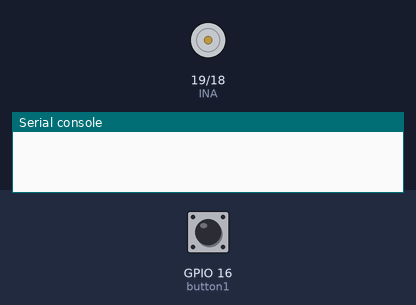
This program was run on a simulated ESP32 board running MicroPython. Shown: motor-driver pin pairs drawn as motors (green arrow = first pin HIGH = forward, orange = second pin HIGH = backward, longer = more drive), the last lines printed to the serial console. Inputs (shaded band) come from the test bench; at power-on: GPIO 16 (button1) HIGH.

Above: at 1.2 s.
1.3 s: GPIO 16 (button1) pulled LOW for 0.15 s
At 2.6 s:
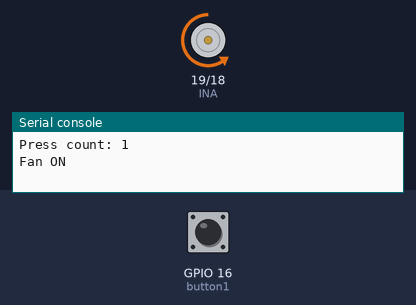
2.9 s: GPIO 16 (button1) pulled LOW for 1 s
At 4.8 s:
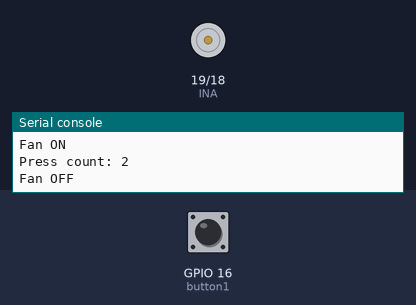
5.4 s: GPIO 16 (button1) pulled LOW for 3.2 s
At 9.5 s:
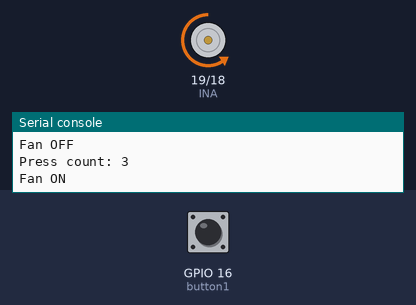
Timing chart, 0 to 11.0 s (numbered marks = the images above; inputs shaded):
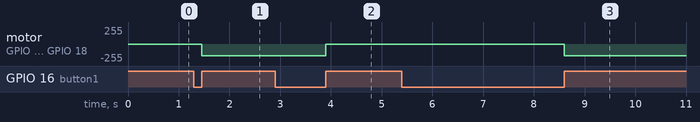

Measured:
- after the input at 1.3 s, motor on GPIO 19 (INA) / GPIO 18 (INB): stopped → backward 174/255 after 0.15 s
- after the input at 2.9 s, motor on GPIO 19 (INA) / GPIO 18 (INB): backward 174/255 → stopped after 1.0 s
- after the input at 5.4 s, motor on GPIO 19 (INA) / GPIO 18 (INB): stopped → backward 174/255 after 3.2 s

The program:

fan_button_control.py
```python
"""
Project 7.2 — Button-Controlled Fan
=====================================
Press Button 1 to start the fan, press again to stop.

Pins:
  Fan Motor INA = GPIO 19
  Fan Motor INB = GPIO 18
  Button 1 = GPIO 16
"""

from machine import Pin, PWM
import time

# Set up motor pins with 10kHz PWM
INA = PWM(Pin(19, Pin.OUT), 10000)
INB = PWM(Pin(18, Pin.OUT), 10000)

# Set up button
button1 = Pin(16, Pin.IN, Pin.PULL_UP)

count = 0

try:
    while True:
        btn_val1 = button1.value()

        if btn_val1 == 0:  # Button pressed
            time.sleep(0.01)  # Debounce

            # Wait for button release
            while btn_val1 == 0:
                btn_val1 = button1.value()

            if btn_val1 == 1:  # Button released
                count = count + 1
                print("Press count:", count)

                # Toggle fan: odd = ON, even = OFF
                if count % 2 == 1:
                    INA.duty(0)
                    INB.duty(700)
                    print("Fan ON")
                else:
                    INA.duty(0)
                    INB.duty(0)
                    print("Fan OFF")

except:
    INA.duty(0)
    INB.duty(0)
    INA.deinit()
    INB.deinit()
```
